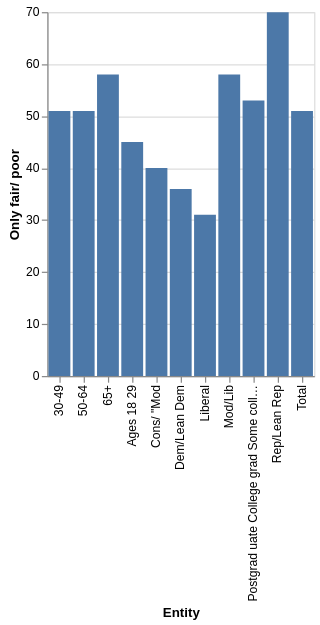

The specification (Vega-Lite) saved for this image:
### Vega-Lite specification from a JSON file in a GitHub repository (floating-point values rounded to 4 significant figures)
{"$schema": "https://vega.github.io/schema/vega-lite/v5.json", "description": "Bar chart auto-generated from CSV", "data": {"values": [{"Entity": "Liberal", "Only fair/ poor": "31.0", "Good/ excellent": "67.0"}, {"Entity": "Cons/ \"Mod", "Only fair/ poor": "40.0", "Good/ excellent": "58.0"}, {"Entity": "Dem/Lean Dem", "Only fair/ poor": "36.0", "Good/ excellent": "62.0"}, {"Entity": "Mod/Lib", "Only fair/ poor": "58.0", "Good/ excellent": "40.0"}, {"Entity": "Conserv", "Only fair/ poor": "nan", "Good/ excellent": "21.0"}, {"Entity": "Rep/Lean Rep", "Only fair/ poor": "70.0", "Good/ excellent": "28.0"}, {"Entity": "Postgrad uate College grad Some college This for less", "Only fair/ poor": "53.0", "Good/ excellent": "52.0"}, {"Entity": "65+", "Only fair/ poor": "58.0", "Good/ excellent": "39.0"}, {"Entity": "50-64", "Only fair/ poor": "51.0", "Good/ excellent": "46.0"}, {"Entity": "30-49", "Only fair/ poor": "51.0", "Good/ excellent": "nan"}, {"Entity": "Ages 18 29", "Only fair/ poor": "45.0", "Good/ excellent": "52.0"}, {"Entity": "Total", "Only fair/ poor": "51.0", "Good/ excellent": "46.0"}]}, "mark": "bar", "encoding": {"x": {"field": "Entity", "type": "ordinal"}, "y": {"field": "Only fair/ poor", "type": "quantitative"}}}
